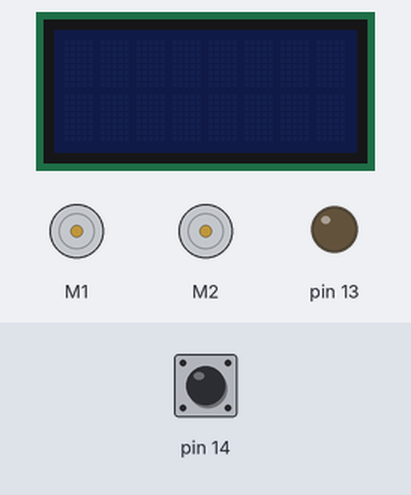
Recording of a sketch running on a simulated Arduino Leonardo, built with avr-gcc and run on an emulated ATmega32U4. On the bench: 8×2 character LCD, 2 × DC motor (green arrow = forward, orange = backward, longer = faster), output pins drawn as LEDs (lit = HIGH). Inputs (shaded band) come from the test bench; at power-on: pin 14 HIGH.

Above: at 0.8 s.
0.9 s: pin 14 pulled LOW for 0.15 s
At 1.2 s:
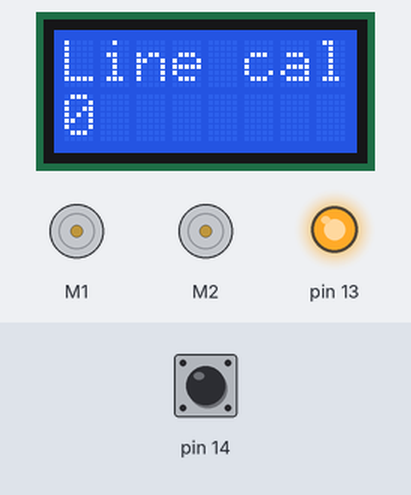
At 11.8 s:
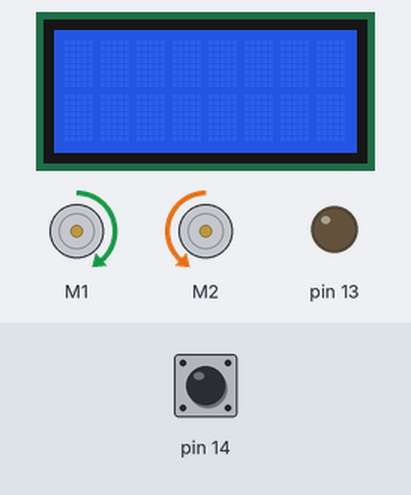
Timing chart, 0 to 12.8 s (numbered marks = the images above; inputs shaded):
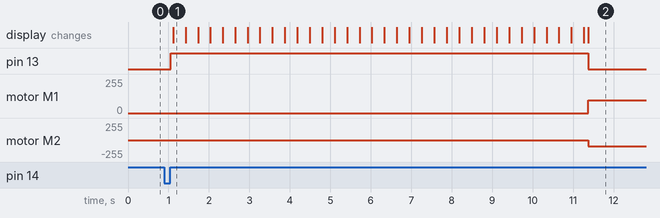

The sketch:

LineFollow.ino
```cpp
#include <Wire.h>
#include <Zumo32U4.h>
//declaration
Zumo32U4LCD lcd;
Zumo32U4ButtonA buttonA;
Zumo32U4LineSensors lineSensors;
Zumo32U4ProximitySensors proxSensors;
Zumo32U4Motors motors;
//initialises sensor
uint16_t lineSensorValues[5] = { 0, 0, 0, 0, 0 };
// defines whitch sensor is used
bool proxLeftActive;
bool proxFrontActive;
bool proxRightActive;

void setup()
{

//waits for someone to press the A button
  buttonA.waitForButton();
   //initializes the sensors
  lineSensors.initFiveSensors();
  proxSensors.initFrontSensor();

  calibrateLineSensors();
}

//to calibrate the sensors, so they are accurate
void calibrateLineSensors()
{

  ledYellow(1);
  lcd.clear();
  lcd.print(F("Line cal"));
//calibrates for 4 seconds
  for (uint16_t i = 0; i < 400; i++)
  {
    lcd.gotoXY(0, 1);
    lcd.print(i);
    lineSensors.calibrate();
  }

  ledYellow(0);
  lcd.clear();
}


void loop() {
  // this code runs repeatedly
  lineSensors.readCalibrated(lineSensorValues);

//if it has no problem it drives
  if (lineSensorValues[3] > 400 && lineSensorValues[1] < 400) {

     motors.setLeftSpeed(321);
     motors.setRightSpeed(321);
    //if it is black it turns
  } else if (lineSensorValues[3] < 300) {
   //turns right if it senses black
    motors.setLeftSpeed(150);
    motors.setRightSpeed(-150);
     //turns left if it senses black
  } else if(lineSensorValues[1] > 300){
     motors.setLeftSpeed(-150);
    motors.setRightSpeed(150);
  }


}
```

Measured:
- after the input at 0.9 s, pin 13: LOW → HIGH after 0.15 s, → LOW 10.3 s later; motor M1: stopped → forward 95/255 after 10.5 s; motor M2: stopped → backward 95/255 after 10.5 s; the display: changes after 0.22 s (image 1)
